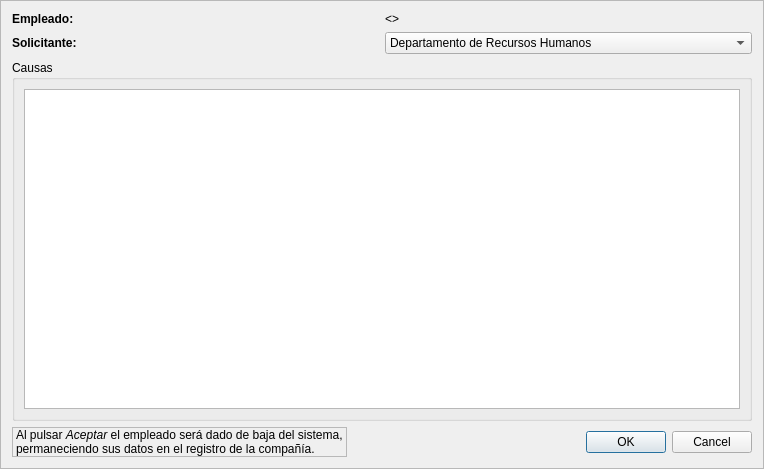
<?xml version="1.0" encoding="UTF-8"?>
<ui version="4.0">
 <class>FDardebajaempleado</class>
 <widget class="QFrame" name="FDardebajaempleado">
  <property name="geometry">
   <rect>
    <x>0</x>
    <y>0</y>
    <width>764</width>
    <height>469</height>
   </rect>
  </property>
  <property name="windowTitle">
   <string>Frame</string>
  </property>
  <property name="frameShape">
   <enum>QFrame::StyledPanel</enum>
  </property>
  <property name="frameShadow">
   <enum>QFrame::Raised</enum>
  </property>
  <layout class="QVBoxLayout" name="verticalLayout">
   <item>
    <layout class="QHBoxLayout" name="horizontalLayout_3">
     <item>
      <widget class="QLabel" name="lbl_noref1">
       <property name="text">
        <string>&lt;b&gt;Empleado:&lt;/b&gt;</string>
       </property>
      </widget>
     </item>
     <item>
      <widget class="QLabel" name="lbl_empleado">
       <property name="text">
        <string>&lt;&lt;Identificación del empleado&gt;&gt;</string>
       </property>
      </widget>
     </item>
    </layout>
   </item>
   <item>
    <layout class="QHBoxLayout" name="horizontalLayout_2">
     <item>
      <widget class="QLabel" name="lbl_noref2">
       <property name="text">
        <string>&lt;b&gt;Solicitante:&lt;/b&gt;</string>
       </property>
      </widget>
     </item>
     <item>
      <widget class="QComboBox" name="cb_solicitante">
       <item>
        <property name="text">
         <string>Departamento de Recursos Humanos</string>
        </property>
       </item>
       <item>
        <property name="text">
         <string>Departamento de Autodestrucción</string>
        </property>
       </item>
      </widget>
     </item>
    </layout>
   </item>
   <item>
    <widget class="QGroupBox" name="groupBox">
     <property name="title">
      <string>Causas</string>
     </property>
     <layout class="QGridLayout" name="gridLayout">
      <item row="0" column="0">
       <widget class="QTextEdit" name="textEdit"/>
      </item>
     </layout>
    </widget>
   </item>
   <item>
    <layout class="QHBoxLayout" name="horizontalLayout">
     <item>
      <widget class="QLabel" name="lbl_noref3">
       <property name="frameShape">
        <enum>QFrame::StyledPanel</enum>
       </property>
       <property name="text">
        <string>&lt;p align=&quot;justify&quot;&gt;Al pulsar &lt;i&gt;Aceptar&lt;/i&gt; el empleado será dado de baja del sistema,&lt;br/&gt;permaneciendo sus datos en el registro de la compañía.&lt;/p&gt;</string>
       </property>
      </widget>
     </item>
     <item>
      <spacer name="horizontalSpacer">
       <property name="orientation">
        <enum>Qt::Horizontal</enum>
       </property>
       <property name="sizeHint" stdset="0">
        <size>
         <width>40</width>
         <height>20</height>
        </size>
       </property>
      </spacer>
     </item>
     <item>
      <widget class="QDialogButtonBox" name="buttonBox">
       <property name="standardButtons">
        <set>QDialogButtonBox::Cancel|QDialogButtonBox::Ok</set>
       </property>
      </widget>
     </item>
    </layout>
   </item>
  </layout>
 </widget>
 <resources/>
 <connections/>
</ui>
